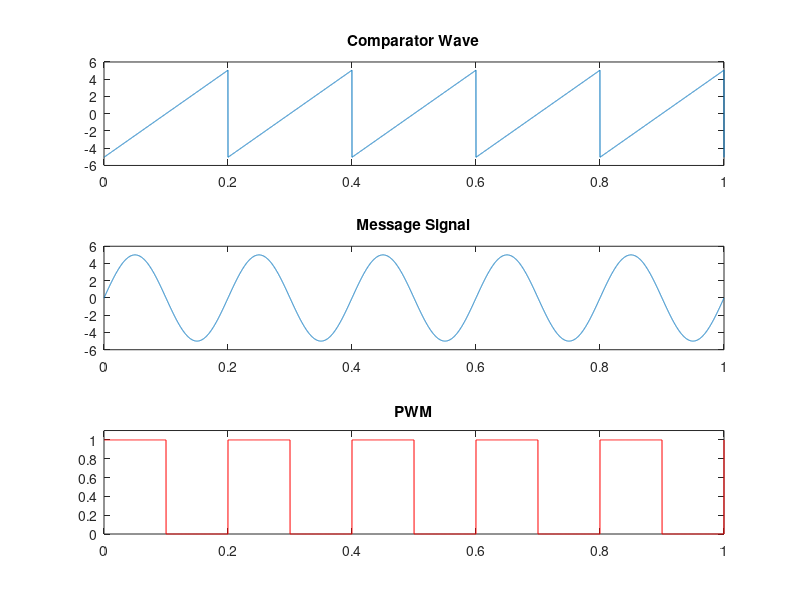

Write the MATLAB code that produced this figure.
% % PWM Signal Generation
% clc;
% close all;
% clear all;
% t=0:0.001:1;
% s=sawtooth(2*pi*10*t+pi);
% m=0.75*sin(2*pi*1*t);
% n=length(s);
% for i=1:n
%  if (m(i)>=s(i))
%  pwm(i)=1;
%  elseif (m(i)<=s(i))
%  pwm(i)=0;
%  end
% end
% plot(t,pwm,'-g',t,m,'--r',t,s,'--b');
% grid on;
% ylabel('Amplitude');
% xlabel('Time index');
% title('PWM Wave');
% axis([0 1 -1.5 1.5]);


fs=input('Comparator Sawtooth frequency:');
fm=input('Message frequency(Assuming it to be a sine wave):');
a=input('Enter Amplitude of Message:');

t=0:0.0001:1; %sampling rate of 10kHz

stooth=1.01*a.*sawtooth(2*pi*fs*t); %generating a sawtooth wave
%to make the two non zero lobes of pwm not to overlap the amplitude of
%sawtooth wave must be atleast more than a bit to the message amplitude

subplot(3,1,1);
plot(t,stooth); % plotting the sawtooth wave
title('Comparator Wave');

msg=a.*sin(2*pi*fm*t); %generating message wave

subplot(3,1,2);
plot(t,msg); %plotting the sine message wave
title('Message Signal');


for i=1:length(stooth)
if (msg(i)>=stooth(i)) 
    pwm(i)=1; %is message signal amplitude at i th sample is greater than 
    %sawtooth wave amplitude at i th sample
else
    pwm(i)=0;
end
end

subplot(3,1,3);
plot(t,pwm,'r');
title('PWM');
axis([0 1 0 1.1]); %to keep the pwm visible during plotting.
